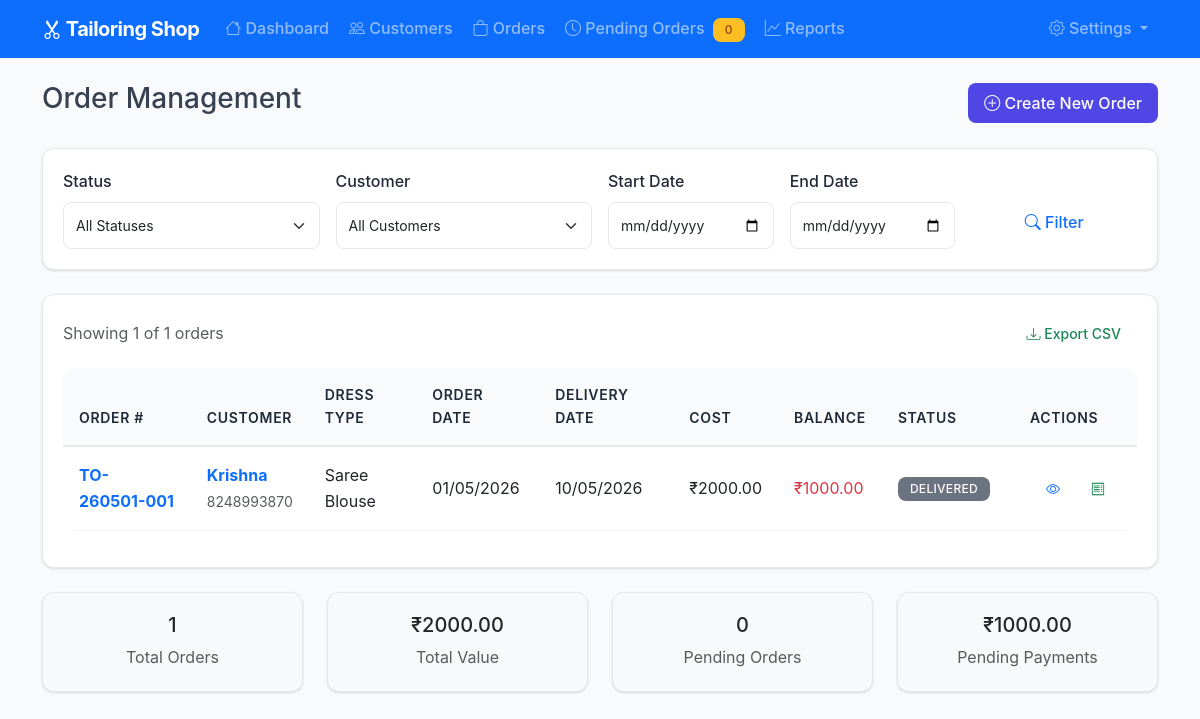
Screenshot of /orders/ with the database file from the repository.
### models.py (models this page shows, shortened)
class Order(db.Model):
    id = db.Column(db.Integer, primary_key=True)
    order_number = db.Column(db.String(20), unique=True, nullable=False)
    customer_id = db.Column(db.Integer, db.ForeignKey('customer.id'), nullable=False)
    dress_type = db.Column(db.String(50), nullable=False)
    description = db.Column(db.Text)
    quantity = db.Column(db.Integer, default=1)
    order_date = db.Column(db.Date, nullable=False, default=func.current_date())
    delivery_date = db.Column(db.Date, nullable=False)
    stitching_cost = db.Column(db.Float, nullable=False)
    advance_paid = db.Column(db.Float, default=0)
    balance = db.Column(db.Float, nullable=False)
    status = db.Column(db.String(20), default='pending')
    created_at = db.Column(db.DateTime, default=datetime.utcnow)
    updated_at = db.Column(db.DateTime, default=datetime.utcnow, onupdate=datetime.utcnow)
    payments = db.relationship('Payment', backref='order', lazy=True, cascade='all, delete-orphan')
    @property
    def is_overdue(self):
        return self.delivery_date < datetime.now().date() and self.status != 'delivered'
    @property
    def status_color(self):
        colors = {
            'pending': 'warning',
            'in_progress': 'info',
            'stitched': 'success',
            'delivered': 'secondary'
        }
        return colors.get(self.status, 'secondary')

class Customer(db.Model):
    id = db.Column(db.Integer, primary_key=True)
    name = db.Column(db.String(100), nullable=False)
    phone = db.Column(db.String(15), nullable=False)
    address = db.Column(db.Text)
    created_at = db.Column(db.DateTime, default=datetime.utcnow)
    updated_at = db.Column(db.DateTime, default=datetime.utcnow, onupdate=datetime.utcnow)
    orders = db.relationship('Order', backref='customer', lazy=True, cascade='all, delete-orphan')
    measurements = db.relationship('Measurement', backref='customer', lazy=True, cascade='all, delete-orphan')

### blueprints/orders.py (the view)
@orders_bp.route('/')
def index():
    status = request.args.get('status', '')
    customer_id = request.args.get('customer_id', type=int)
    start_date = request.args.get('start_date')
    end_date = request.args.get('end_date')
    page = request.args.get('page', 1, type=int)
    per_page = 20
    query = Order.query
    if status:
        query = query.filter(Order.status == status)
    if customer_id:
        query = query.filter(Order.customer_id == customer_id)
    if start_date:
        try:
            start_date_obj = datetime.strptime(start_date, '%Y-%m-%d').date()
            query = query.filter(Order.order_date >= start_date_obj)
        except ValueError:
            flash('Invalid start date format.', 'error')
    if end_date:
        try:
            end_date_obj = datetime.strptime(end_date, '%Y-%m-%d').date()
            query = query.filter(Order.order_date <= end_date_obj)
        except ValueError:
            flash('Invalid end date format.', 'error')
    orders = query.order_by(Order.created_at.desc()).paginate(
        page=page, per_page=per_page, error_out=False
    )
    customers = Customer.query.order_by(Customer.name).all()
    return render_template('orders/index.html',
                         orders=orders,
                         customers=customers,
                         order_statuses=ORDER_STATUSES,
                         current_filters={
                             'status': status,
                             'customer_id': customer_id,
                             'start_date': start_date,
                             'end_date': end_date
                         })

### templates/orders/index.html (shortened to what this page needs)
{% extends "base.html" %}
{% block content %}
<div class="row">
    <div class="col-12">
        <div class="d-flex justify-content-between align-items-center mb-4">
            <h1 class="h3">Order Management</h1>
            <a href="{{ url_for('orders.add') }}" class="btn btn-primary">
                <i class="bi bi-plus-circle"></i> Create New Order
            </a>
        </div>
    </div>
</div>
<div class="row mb-4">
    <div class="col-12">
        <div class="card">
            <div class="card-body">
                <form method="GET" class="row g-3">
                    <div class="col-md-3">
                        <label class="form-label">Status</label>
                        <select name="status" class="form-select">
                            <option value="">All Statuses</option>
                        </select>
                    </div>
                    <div class="col-md-3">
                        <label class="form-label">Customer</label>
                        <select name="customer_id" class="form-select">
                            <option value="">All Customers</option>
                        </select>
                    </div>
                    <div class="col-md-2">
                        <label class="form-label">Start Date</label>
                        <input type="date" name="start_date" class="form-control"
                               value="{{ current_filters.start_date or '' }}">
                    </div>
                    <div class="col-md-2">
                        <label class="form-label">End Date</label>
                        <input type="date" name="end_date" class="form-control"
                               value="{{ current_filters.end_date or '' }}">
                    </div>
                    <div class="col-md-2">
                        <label class="form-label">&nbsp;</label>
                        <div class="d-grid">
                            <button type="submit" class="btn btn-outline-primary">
                                <i class="bi bi-search"></i> Filter
                            </button>
                        </div>
                    </div>
                </form>
            </div>
        </div>
    </div>
</div>
<div class="row">
    <div class="col-12">
        {% if orders.items %}
        <div class="card">
            <div class="card-body">
                <div class="d-flex justify-content-between align-items-center mb-3">
                    <span class="text-muted">
                        Showing {{ orders.items|length }} of {{ orders.total }} orders
                    </span>
                    <div class="btn-group btn-group-sm" role="group">
                        <a href="{{ url_for('reports.export_orders', start_date=current_filters.start_date, end_date=current_filters.end_date) }}"
                           class="btn btn-outline-success">
                            <i class="bi bi-download"></i> Export CSV
                        </a>
                    </div>
                </div>
                <div class="table-responsive">
                    <table class="table table-hover">
                        <thead>
                            <tr>
                                <th>Order #</th>
                                <th>Customer</th>
                                <th>Dress Type</th>
                                <th>Order Date</th>
                                <th>Delivery Date</th>
                                <th>Cost</th>
                                <th>Balance</th>
                                <th>Status</th>
                                <th>Actions</th>
                            </tr>
                        </thead>
                        <tbody>
                            {% for order in orders.items %}
                            <tr class="{% if order.is_overdue %}table-danger{% elif order.status == 'stitched' %}table-success{% endif %}">
                                <td>
                                    <a href="{{ url_for('orders.view', id=order.id) }}" class="text-decoration-none">
                                        <strong>{{ order.order_number }}</strong>
                                    </a>
                                </td>
                                <td>
                                    <div>
                                        <a href="{{ url_for('customers.view', id=order.customer.id) }}" class="text-decoration-none">
                                            <strong>{{ order.customer.name }}</strong>
                                        </a>
                                        <br>
                                        <small class="text-muted">{{ order.customer.phone }}</small>
                                    </div>
                                </td>
                                <td>
                                    {{ order.dress_type }}
                                </td>
                                <td>{{ order.order_date.strftime('%d/%m/%Y') }}</td>
                                <td>
                                    <div>
                                        {{ order.delivery_date.strftime('%d/%m/%Y') }}
                                    </div>
                                </td>
                                <td>₹{{ "%.2f"|format(order.stitching_cost) }}</td>
                                <td>
                                    {% if order.balance > 0 %}
                                    <span class="text-danger">₹{{ "%.2f"|format(order.balance) }}</span>
                                    {% else %}
                                    <span class="text-success">Paid</span>
                                    {% endif %}
                                </td>
                                <td>
                                    <div class="d-flex align-items-center">
                                        <span class="badge bg-{{ order.status_color }} me-2">
                                            {{ order.status.replace('_', ' ').title() }}
                                        </span>
                                    </div>
                                </td>
                                <td>
                                    <div class="btn-group btn-group-sm" role="group">
                                        <a href="{{ url_for('orders.view', id=order.id) }}"
                                           class="btn btn-outline-primary" title="View Details">
                                            <i class="bi bi-eye"></i>
                                        </a>
                                        <a href="{{ url_for('orders.generate_invoice', id=order.id) }}"
                                           class="btn btn-outline-success" title="Generate Invoice">
                                            <i class="bi bi-receipt"></i>
                                        </a>
                                    </div>
                                </td>
                            </tr>
                            {% endfor %}
                        </tbody>
                    </table>
                </div>
            </div>
        </div>
        {% endif %}
    </div>
</div>
{% if orders.items %}
<div class="row mt-4">
    <div class="col-md-3">
        <div class="card bg-light">
            <div class="card-body text-center">
                <h5 class="card-title">{{ orders.total }}</h5>
                <p class="card-text text-muted">Total Orders</p>
            </div>
        </div>
    </div>
    <div class="col-md-3">
        <div class="card bg-light">
            <div class="card-body text-center">
                <h5 class="card-title">₹{{ "%.2f"|format(orders.items | sum(attribute='stitching_cost')) }}</h5>
                <p class="card-text text-muted">Total Value</p>
            </div>
        </div>
    </div>
    <div class="col-md-3">
        <div class="card bg-light">
            <div class="card-body text-center">
                <h5 class="card-title">{{ orders.items | selectattr('status', 'ne', 'delivered') | list | length }}</h5>
                <p class="card-text text-muted">Pending Orders</p>
            </div>
        </div>
    </div>
    <div class="col-md-3">
        <div class="card bg-light">
            <div class="card-body text-center">
                <h5 class="card-title">₹{{ "%.2f"|format(orders.items | sum(attribute='balance')) }}</h5>
                <p class="card-text text-muted">Pending Payments</p>
            </div>
        </div>
    </div>
</div>
{% endif %}
{% endblock %}

### static/css/style.css (style rules this page uses)
:root { --primary-color: #4f46e5; --secondary-color: #6b7280; --success-color: #059669; --warning-color: #d97706; --danger-color: #dc2626; --info-color: #0891b2; --light-color: #f8fafc; --dark-color: #1f2937; --border-color: #e5e7eb; --shadow: 0 1px 3px 0 rgb(0 0 0 / 0.1), 0 1px 2px -1px rgb(0 0 0 / 0.1); --shadow-lg: 0 10px 15px -3px rgb(0 0 0 / 0.1), 0 4px 6px -4px rgb(0 0 0 / 0.1); }
body { font-family: 'Inter', -apple-system, BlinkMacSystemFont, 'Segoe UI', Roboto, sans-serif; background-color: #f8fafc; color: #374151; line-height: 1.6; }
.card { border: 1px solid var(--border-color); border-radius: 0.75rem; box-shadow: var(--shadow); transition: all 0.2s ease; overflow: hidden; }
.card-body { padding: 1.25rem; }
.btn { font-weight: 500; border-radius: 0.5rem; padding: 0.5rem 1rem; transition: all 0.2s ease; border: none; position: relative; overflow: hidden; }
.btn:before { content: ''; position: absolute; top: 0; left: -100%; width: 100%; height: 100%; background: linear-gradient(90deg, transparent, rgba(255, 255, 255, 0.2), transparent); transition: left 0.5s; }
.btn-primary { background-color: var(--primary-color); color: white; }
.form-control, .form-select { border: 1px solid var(--border-color); border-radius: 0.5rem; padding: 0.75rem; transition: all 0.2s ease; font-size: 0.875rem; }
.form-label { font-weight: 500; color: var(--dark-color); margin-bottom: 0.5rem; }
.table { background-color: white; border-radius: 0.75rem; overflow: hidden; }
.table thead th { background-color: #f8fafc; border-bottom: 2px solid var(--border-color); font-weight: 600; color: var(--dark-color); padding: 1rem; font-size: 0.875rem; text-transform: uppercase; letter-spacing: 0.05em; }
.table tbody tr { transition: background-color 0.2s ease; }
.table tbody td { padding: 1rem; vertical-align: middle; border-bottom: 1px solid #f1f5f9; }
.badge { font-weight: 500; padding: 0.375rem 0.75rem; border-radius: 0.5rem; font-size: 0.75rem; text-transform: uppercase; letter-spacing: 0.025em; }
.bg-secondary { background-color: #6b7280 !important; color: white !important; }

### rows the page displays
Order: order_number "TO-260501-001", customer.name "Krishna", customer.phone "8248993870", dress_type "Saree Blouse", order_date "01/05/2026", delivery_date "10/05/2026", stitching_cost "2000.00", balance "1000.00", status.replace "DELIVERED"

### other values shown
{{ pending_count or 0 }} "0"
{{ orders.items|length }} "1"
{{ orders.total }} "1"
{{ "%.2f"|format(orders.items | sum(attribute='stitching_cost')) }} "2000.00"
{{ orders.items | selectattr('status', 'ne', 'delivered') | list | length }} "0"
{{ "%.2f"|format(orders.items | sum(attribute='balance')) }} "1000.00"
